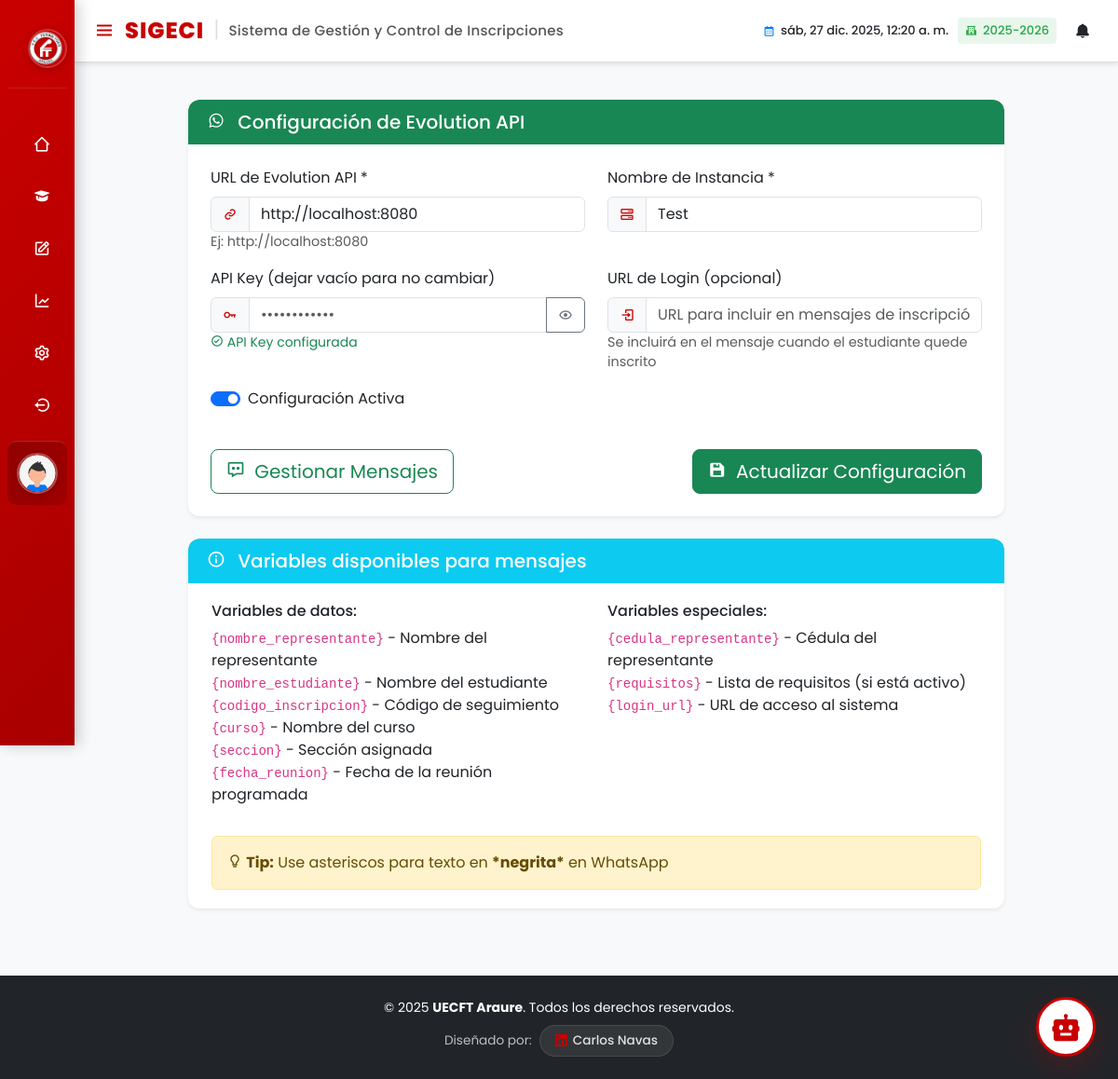
The page /vistas/configuracion/whatsapp/whatsapp.php (signed in) on the database its author committed.
### tables this page shows
CREATE TABLE fecha_escolar (
    IdFecha_Escolar int NOT NULL AUTO_INCREMENT PRIMARY KEY,
    fecha_escolar varchar(50) NOT NULL,
    fecha_activa BOOLEAN NOT NULL DEFAULT FALSE,
    inscripcion_activa BOOLEAN NOT NULL DEFAULT FALSE,
    renovacion_activa BOOLEAN NOT NULL DEFAULT FALSE
);

CREATE TABLE config_whatsapp (
    IdConfigWhatsapp INT NOT NULL AUTO_INCREMENT PRIMARY KEY,
    api_url VARCHAR(255) NOT NULL COMMENT 'URL de Evolution API',
    api_key VARCHAR(255) NOT NULL COMMENT 'API Key hasheada',
    nombre_instancia VARCHAR(100) NOT NULL COMMENT 'Nombre de la instancia de WhatsApp',
    login_url VARCHAR(255) NULL COMMENT 'URL de login para incluir en mensajes',
    activo BOOLEAN NOT NULL DEFAULT TRUE COMMENT 'Solo una configuración activa',
    fecha_creacion DATETIME DEFAULT CURRENT_TIMESTAMP,
    fecha_actualizacion DATETIME DEFAULT CURRENT_TIMESTAMP ON UPDATE CURRENT_TIMESTAMP
);

### vistas/configuracion/whatsapp/whatsapp.php (the view, shortened to what the rows shown need)
<?php
require_once __DIR__ . '/../../../modelos/ConfigWhatsapp.php';
$database = new Database();
$conexion = $database->getConnection();
$configModel = new ConfigWhatsapp($conexion);
$config = $configModel->obtenerConfiguracionActiva();
?>
<head>
</head>
<?php include '../../layouts/menu.php'; ?>
<?php include '../../layouts/header.php'; ?>
<section class="home-section">
    <div class="main-content">
        <div class="container">
            <div class="row justify-content-center">
                <div class="col-12 col-lg-10">
                    <div class="card shadow-sm border-0 mb-4">
                        <div class="card-body p-4">
                            <form action="../../../controladores/ConfigWhatsappController.php" method="POST" id="formConfig">
                                <div class="row">
                                    <div class="col-md-6 mb-3">
                                        <div class="input-group">
                                            <span class="input-group-text"><i class='bx bx-link'></i></span>
                                            <input type="url" class="form-control" name="api_url" id="api_url"
                                                   value="<?= htmlspecialchars($config['api_url'] ?? 'http://localhost:8080') ?>"
                                                   placeholder="http://localhost:8080" required>
                                        </div>
                                    </div>
                                    <div class="col-md-6 mb-3">
                                        <div class="input-group">
                                            <span class="input-group-text"><i class='bx bx-server'></i></span>
                                            <input type="text" class="form-control" name="nombre_instancia" id="nombre_instancia"
                                                   value="<?= htmlspecialchars($config['nombre_instancia'] ?? '') ?>"
                                                   placeholder="Nombre de la instancia" required maxlength="100">
                                        </div>
                                    </div>
                                    <div class="col-12 mb-3">
                                        <div class="form-check form-switch">
                                            <input class="form-check-input" type="checkbox" name="activo" id="activo"
                                                   <?= (!$config || $config['activo']) ? 'checked' : '' ?>>
                                            <label class="form-check-label" for="activo">Configuración Activa</label>
                                        </div>
                                    </div>
                                </div>
                            </form>
                        </div>
                    </div>
                </div>
            </div>
        </div>
    </div>
</section>
<?php include '../../layouts/footer.php'; ?>
</body>
</html>

### vistas/layouts/menu.php (shortened to what the rows shown need)
<?php
global $conexion;
$queryAnoActivo = "SELECT fecha_escolar FROM fecha_escolar WHERE fecha_activa = 1 LIMIT 1";
$stmtAnoActivo = $conexion->prepare($queryAnoActivo);
$stmtAnoActivo->execute();
$anoEscolarActivo = $stmtAnoActivo->fetch(PDO::FETCH_ASSOC);
$nombreAnoEscolar = $anoEscolarActivo ? $anoEscolarActivo['fecha_escolar'] : 'Sin año activo';
?>
<section class="home-section">
    <div class="home-content">
        <div class="right-section">
            <div class="school-year">
                <i class='bx bxs-school'></i>
                <span><?= htmlspecialchars($nombreAnoEscolar) ?></span>
            </div>
        </div>
    </div>
</section>
<?php
include __DIR__ . '/chat_widget.php';
?>

### rows shown on the page
fecha_escolar: fecha_escolar "2025-2026"
config_whatsapp: api_url "http://localhost:8080", nombre_instancia "Test", activo "☑"
